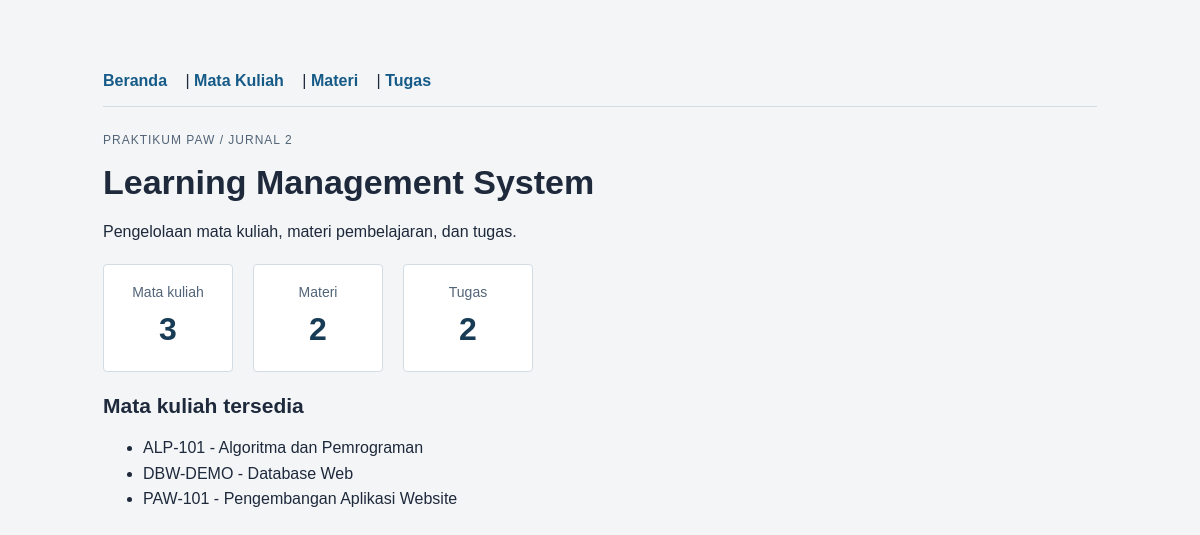
The page / on the database its author committed.
### tables this page shows
CREATE TABLE mata_kuliah (
    id INT UNSIGNED AUTO_INCREMENT PRIMARY KEY,
    kode VARCHAR(20) NOT NULL UNIQUE,
    nama VARCHAR(100) NOT NULL,
    dosen VARCHAR(100) NOT NULL,
    semester TINYINT UNSIGNED NOT NULL
);

### index.php (the view, shortened to what this page needs)
<?php
require 'koneksi.php';
$stmt1 = $conn->prepare("SELECT COUNT(*) AS total FROM mata_kuliah");
$stmt1->execute();
$row1 = $stmt1->get_result()->fetch_assoc();
$total_mk = $row1['total'];
$stmt2 = $conn->prepare("SELECT COUNT(*) AS total FROM materi");
$stmt2->execute();
$row2 = $stmt2->get_result()->fetch_assoc();
$total_materi = $row2['total'];
$stmt3 = $conn->prepare("SELECT COUNT(*) AS total FROM tugas");
$stmt3->execute();
$row3 = $stmt3->get_result()->fetch_assoc();
$total_tugas = $row3['total'];
$stmt_mk = $conn->prepare("SELECT id, kode, nama FROM mata_kuliah ORDER BY kode ASC");
$stmt_mk->execute();
$daftar_mk = $stmt_mk->get_result();
?>
<!DOCTYPE html>
<html lang="id">
<head>
    <link rel="stylesheet" href="style.css">
</head>
<body><main>
    <div class="menu">
        <a href="index.php">Beranda</a> |
        <a href="mata_kuliah.php">Mata Kuliah</a> |
        <a href="materi.php">Materi</a> |
        <a href="tugas.php">Tugas</a>
    </div>
    <p class="label">PRAKTIKUM PAW / JURNAL 2</p>
    <h1>Learning Management System</h1>
    <p>Pengelolaan mata kuliah, materi pembelajaran, dan tugas.</p>
    <div class="ringkasan-box">
        <div class="ringkasan-item">
            <div class="teks">Mata kuliah</div>
            <div class="angka"><?= $total_mk ?></div>
        </div>
        <div class="ringkasan-item">
            <div class="teks">Materi</div>
            <div class="angka"><?= $total_materi ?></div>
        </div>
        <div class="ringkasan-item">
            <div class="teks">Tugas</div>
            <div class="angka"><?= $total_tugas ?></div>
        </div>
    </div>
    <h2>Mata kuliah tersedia</h2>
    <ul>
        <?php while ($mk = $daftar_mk->fetch_assoc()): ?>
            <li>
                <?= htmlspecialchars($mk['kode'], ENT_QUOTES, 'UTF-8') ?> - <?= htmlspecialchars($mk['nama'], ENT_QUOTES, 'UTF-8') ?>
            </li>
        <?php endwhile; ?>
    </ul>
</main></body>
</html>

### style.css (style rules this page uses)
* { box-sizing: border-box; }
body { margin: 0; background: #f3f5f7; color: #1e293b; font: 16px/1.6 Arial, sans-serif; }
main { max-width: 1050px; margin: 40px auto; padding: 28px; }
h1 { font-size: 34px; line-height: 1.2; margin: 8px 0; }
h2 { font-size: 21px; line-height: 1.3; margin: 6px 0; }
.label { color: #526477; font-size: 12px; letter-spacing: 1px; text-transform: uppercase; }
a { color: #165b87; margin-right: 14px; text-decoration: none; }
.menu { margin-bottom: 24px; padding-bottom: 12px; border-bottom: 1px solid #d4dce3; }
.menu a { font-weight: bold; }
.ringkasan-box { display: flex; gap: 20px; margin: 20px 0; }
.ringkasan-item { background: white; border: 1px solid #d4dce3; padding: 16px 24px; border-radius: 4px; min-width: 130px; text-align: center; }
.ringkasan-item .angka { font-size: 32px; font-weight: bold; color: #183b56; }
.ringkasan-item .teks { font-size: 14px; color: #526477; }

### rows shown on the page
mata_kuliah: kode "ALP-101", nama "Algoritma dan Pemrograman"
mata_kuliah: kode "DBW-DEMO", nama "Database Web"
mata_kuliah: kode "PAW-101", nama "Pengembangan Aplikasi Website"

### other values the page prints
$total_mk "3"
$total_materi "2"
$total_tugas "2"
